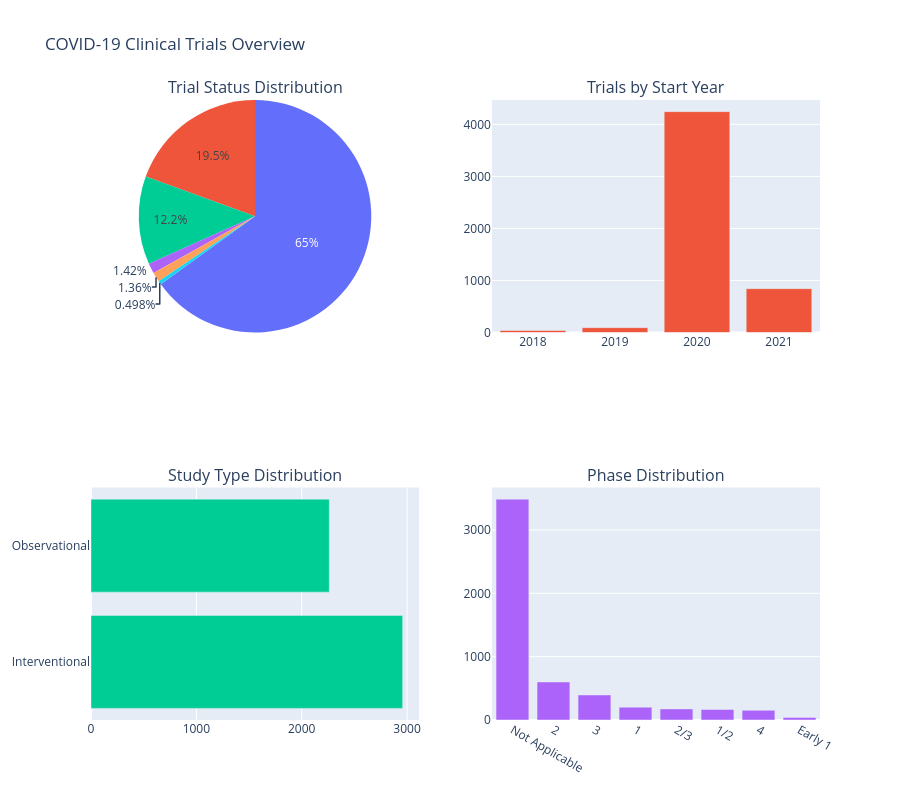

Write notebook code for a chart like this one.
### Markdown cell above
## 4. Exploratory Data Analysis

### Code cell
# Clinical trials overview visualization
fig = make_subplots(
    rows=2, cols=2,
    subplot_titles=['Trial Status Distribution', 'Trials by Start Year', 'Study Type Distribution', 'Phase Distribution'],
    specs=[[{'type': 'pie'}, {'type': 'bar'}], [{'type': 'bar'}, {'type': 'bar'}]]
)

# Status distribution
status_counts = df['Status_Category'].value_counts()
fig.add_trace(go.Pie(labels=status_counts.index, values=status_counts.values, name='Status'), row=1, col=1)

# Trials by year
year_counts = df['Start_Year'].value_counts().sort_index()
fig.add_trace(go.Bar(x=year_counts.index, y=year_counts.values, name='Year'), row=1, col=2)

# Study type distribution
study_counts = df['Study_Type_Clean'].value_counts().head(10)
fig.add_trace(go.Bar(x=study_counts.values, y=study_counts.index, orientation='h', name='Study Type'), row=2, col=1)

# Phase distribution
phase_counts = df['Phase_Clean'].value_counts().head(8)
fig.add_trace(go.Bar(x=phase_counts.index, y=phase_counts.values, name='Phase'), row=2, col=2)

fig.update_layout(height=800, title_text='COVID-19 Clinical Trials Overview', showlegend=False)
fig.show()

### Figure 1 — Plotly figure (JSON) as saved in the notebook; plotly's stock layout.template omitted (floating-point values rounded to 4 significant figures)
{"data": [{"domain": {"x": [0, 0.45], "y": [0.625, 1]}, "labels": ["Active", "Completed", "Planned", "Terminated", "Withdrawn", "Suspended"], "name": "Status", "type": "pie", "values": [3395, 1016, 638, 74, 71, 26]}, {"name": "Year", "type": "bar", "x": [2018.0, 2019.0, 2020.0, 2021.0], "xaxis": "x", "y": [39, 93, 4245, 843], "yaxis": "y"}, {"name": "Study Type", "orientation": "h", "type": "bar", "x": [2958, 2262], "xaxis": "x2", "y": ["Interventional", "Observational"], "yaxis": "y2"}, {"name": "Phase", "type": "bar", "x": ["Not Applicable", "2", "3", "1", "2/3", "1/2", "4", "Early 1"], "xaxis": "x3", "y": [3487, 600, 395, 203, 175, 166, 153, 41], "yaxis": "y3"}], "layout": {"annotations": [{"font": {"size": 16}, "showarrow": false, "text": "Trial Status Distribution", "x": 0.225, "xanchor": "center", "xref": "paper", "y": 1, "yanchor": "bottom", "yref": "paper"}, {"font": {"size": 16}, "showarrow": false, "text": "Trials by Start Year", "x": 0.775, "xanchor": "center", "xref": "paper", "y": 1, "yanchor": "bottom", "yref": "paper"}, {"font": {"size": 16}, "showarrow": false, "text": "Study Type Distribution", "x": 0.225, "xanchor": "center", "xref": "paper", "y": 0.375, "yanchor": "bottom", "yref": "paper"}, {"font": {"size": 16}, "showarrow": false, "text": "Phase Distribution", "x": 0.775, "xanchor": "center", "xref": "paper", "y": 0.375, "yanchor": "bottom", "yref": "paper"}], "height": 800, "showlegend": false, "title": {"text": "COVID-19 Clinical Trials Overview"}, "xaxis": {"anchor": "y", "domain": [0.55, 1]}, "xaxis2": {"anchor": "y2", "domain": [0, 0.45]}, "xaxis3": {"anchor": "y3", "domain": [0.55, 1]}, "yaxis": {"anchor": "x", "domain": [0.625, 1]}, "yaxis2": {"anchor": "x2", "domain": [0, 0.375]}, "yaxis3": {"anchor": "x3", "domain": [0, 0.375]}}}
